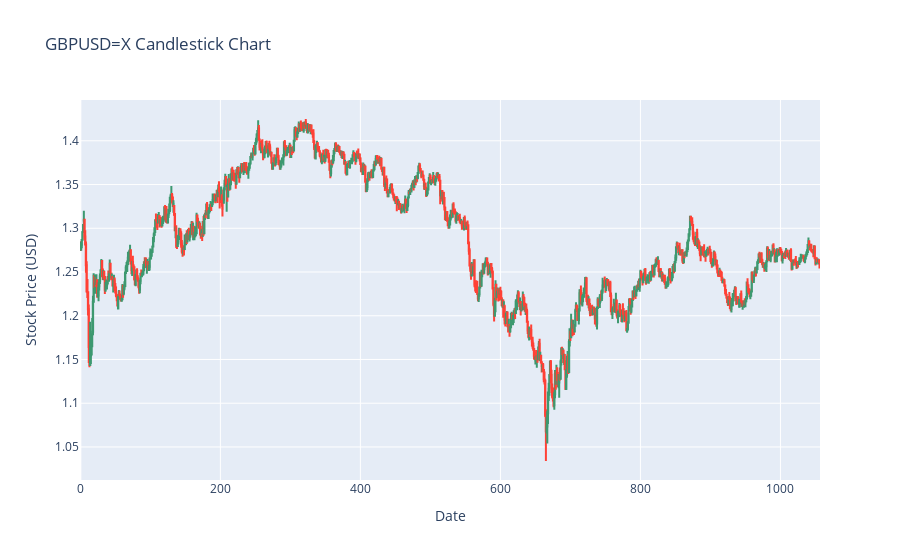

Notebook cell for this chart:
### Code cell
candlestick = go.Figure(data=[go.Candlestick(x=df2.index,
                                              open=df['Open'],
                                              high=df['High'],
                                              low=df['Low'],
                                              close=df['Close'])])

candlestick.update_layout(title=f'{symbol} Candlestick Chart',
                          xaxis_title='Date',
                          yaxis_title='Stock Price (USD)',
                          xaxis_rangeslider_visible=False)

candlestick.show()

fig = go.Figure()

### Figure 1 — Plotly figure (JSON) as saved in the notebook; plotly's stock layout.template omitted (floating-point values rounded to 4 significant figures; data arrays with more than 128 entries replaced by an {"elided": "..."} marker saying what was removed)
{"data": [{"close": {"elided": "1057 float values"}, "high": {"elided": "1057 float values"}, "low": {"elided": "1057 float values"}, "open": {"elided": "1057 float values"}, "type": "candlestick", "x": {"elided": "2035 int values"}}], "layout": {"title": {"text": "GBPUSD=X Candlestick Chart"}, "xaxis": {"rangeslider": {"visible": false}, "title": {"text": "Date"}}, "yaxis": {"title": {"text": "Stock Price (USD)"}}}}
